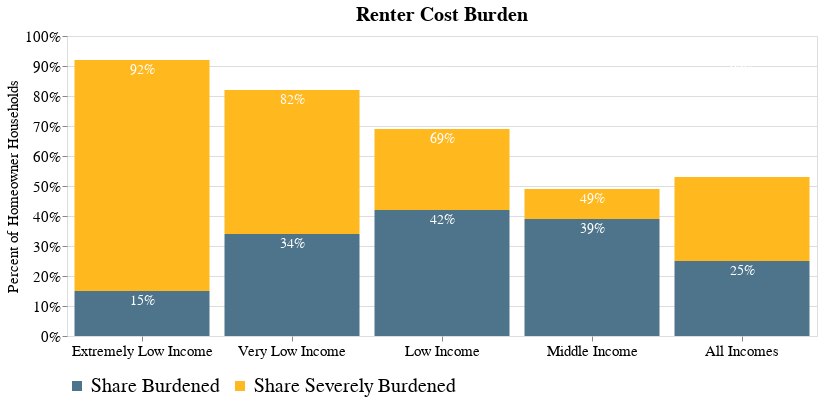

The cell this chart's notebook holds for it:
### Code cell
bars3a = alt.Chart(pivot_rent_2019).mark_bar().encode(
    alt.X('variable:O',sort=["Extremely Low Income", "Very Low Income", "Low Income", 
                             "Middle Income", "All Incomes"],title="",axis=alt.Axis( labelAngle=360)),
    y=alt.Y('percentage_for_chart:Q',
            axis=alt.Axis(format='%'),sort=["Share Burdened",
  "Share Severely Burdened"],title="Percent of Homeowner Households", scale=alt.Scale(domain=[0, 1])),
    color=alt.Color("Status",sort=["Share Burdened",
                                   "Share Severely Burdened",],
                    title=None,scale=alt.Scale(domain=["Share Burdened",
                                                       "Share Severely Burdened"],
                                               range=["#4E748B","#FFB81D"])),
    order=alt.Order(
      'Status',
      sort='ascending'
    ))

text3a = alt.Chart(pivot_rent_2019).mark_text(fontSize = 14,color='white',dy=10).encode(
    x=alt.X('variable:O',sort=["Extremely Low Income", "Very Low Income", "Low Income", "Middle Income"]),
    y=alt.Y('text:Q'),
    detail='text:O',
    text=alt.Text('text:O',format='~%'),
    opacity=alt.condition( 'datum.text < 43', alt.value(1), alt.value(0)
))

text2 = alt.Chart(pivot_rent_2019).mark_text(fontSize = 14,color='white',dy=8).encode(
    x=alt.X('variable:O',sort=["Extremely Low Income", "Very Low Income", "Low Income", "Middle Income"]),
    y=alt.Y('text:Q'),
    detail='text:O',
    text=alt.Text('text:O',format='~%'),
    opacity=alt.condition( 'datum.text > 43 ', alt.value(1), alt.value(0)
))

layer = alt.layer(
    bars3a,
    text3a,text2).properties(
    title={
      "text": ["Renter Cost Burden"]}).configure_legend(orient="bottom",
labelLimit= 0,titleLimit=0,titleFontSize=18,
labelFontSize=20,labelFont="Georgia",titleFont="Georgia").configure_axis(domain=False,labelFont='Georgia',
titleFont='Georgia',
titleFontWeight="normal",labelFontSize=15,titleFontSize=15).properties(
    width=750).configure_title(fontSize=20,anchor="middle",font="Georgia")

layer

### Figure 1 — Vega-Lite specification as saved in the notebook (floating-point values rounded to 4 significant figures)
{"$schema": "https://vega.github.io/schema/vega-lite/v4.17.0.json", "config": {"axis": {"domain": false, "labelFont": "Georgia", "labelFontSize": 15, "titleFont": "Georgia", "titleFontSize": 15, "titleFontWeight": "normal"}, "legend": {"labelFont": "Georgia", "labelFontSize": 20, "labelLimit": 0, "orient": "bottom", "titleFont": "Georgia", "titleFontSize": 18, "titleLimit": 0}, "title": {"anchor": "middle", "font": "Georgia", "fontSize": 20}, "view": {"continuousHeight": 300, "continuousWidth": 400}}, "data": {"name": "data-41a3392740cd51bb7de2ddc56e5e804c"}, "datasets": {"data-41a3392740cd51bb7de2ddc56e5e804c": [{"Household Type": "Renter", "Status": "Share Burdened", "percent": 14.78, "percentage_for_chart": 0.15, "text": 0.15, "value": 10070000.0, "variable": "Extremely Low Income", "year": 2019}, {"Household Type": "Renter", "Status": "Share Severely Burdened", "percent": 76.97, "percentage_for_chart": 0.77, "text": 0.92, "value": 52460000.0, "variable": "Extremely Low Income", "year": 2019}, {"Household Type": "Renter", "Status": "Share Burdened", "percent": 41.51, "percentage_for_chart": 0.42, "text": 0.42, "value": 23550000.0, "variable": "Low Income", "year": 2019}, {"Household Type": "Renter", "Status": "Share Severely Burdened", "percent": 27.09, "percentage_for_chart": 0.27, "text": 0.69, "value": 15370000.0, "variable": "Low Income", "year": 2019}, {"Household Type": "Renter", "Status": "Share Burdened", "percent": 38.69, "percentage_for_chart": 0.39, "text": 0.39, "value": 19850000.0, "variable": "Middle Income", "year": 2019}, {"Household Type": "Renter", "Status": "Share Severely Burdened", "percent": 10.01, "percentage_for_chart": 0.1, "text": 0.49, "value": 5135000.0, "variable": "Middle Income", "year": 2019}, {"Household Type": "Renter", "Status": "Share Burdened", "percent": 34.43, "percentage_for_chart": 0.34, "text": 0.34, "value": 14030000.0, "variable": "Very Low Income", "year": 2019}, {"Household Type": "Renter", "Status": "Share Severely Burdened", "percent": 48.45, "percentage_for_chart": 0.48, "text": 0.82, "value": 19740000.0, "variable": "Very Low Income", "year": 2019}, {"Household Type": "Renter", "Status": "Share Burdened", "percent": 24.99, "percentage_for_chart": 0.25, "text": 0.25, "value": 83420000.0, "variable": "All Incomes", "year": 2019}, {"Household Type": "Renter", "Status": "Share Severely Burdened", "percent": 28.1, "percentage_for_chart": 0.28, "text": 0.92, "value": 93790000.0, "variable": "All Incomes", "year": 2019}]}, "layer": [{"encoding": {"color": {"field": "Status", "scale": {"domain": ["Share Burdened", "Share Severely Burdened"], "range": ["#4E748B", "#FFB81D"]}, "sort": ["Share Burdened", "Share Severely Burdened"], "title": null, "type": "nominal"}, "order": {"field": "Status", "sort": "ascending", "type": "nominal"}, "x": {"axis": {"labelAngle": 360}, "field": "variable", "sort": ["Extremely Low Income", "Very Low Income", "Low Income", "Middle Income", "All Incomes"], "title": "", "type": "ordinal"}, "y": {"axis": {"format": "%"}, "field": "percentage_for_chart", "scale": {"domain": [0, 1]}, "sort": ["Share Burdened", "Share Severely Burdened"], "title": "Percent of Homeowner Households", "type": "quantitative"}}, "mark": "bar"}, {"encoding": {"detail": {"field": "text", "type": "ordinal"}, "opacity": {"condition": {"test": "datum.text < 43", "value": 1}, "value": 0}, "text": {"field": "text", "format": "~%", "type": "ordinal"}, "x": {"field": "variable", "sort": ["Extremely Low Income", "Very Low Income", "Low Income", "Middle Income"], "type": "ordinal"}, "y": {"field": "text", "type": "quantitative"}}, "mark": {"color": "white", "dy": 10, "fontSize": 14, "type": "text"}}, {"encoding": {"detail": {"field": "text", "type": "ordinal"}, "opacity": {"condition": {"test": "datum.text > 43 ", "value": 1}, "value": 0}, "text": {"field": "text", "format": "~%", "type": "ordinal"}, "x": {"field": "variable", "sort": ["Extremely Low Income", "Very Low Income", "Low Income", "Middle Income"], "type": "ordinal"}, "y": {"field": "text", "type": "quantitative"}}, "mark": {"color": "white", "dy": 8, "fontSize": 14, "type": "text"}}], "title": {"text": ["Renter Cost Burden"]}, "width": 750}
